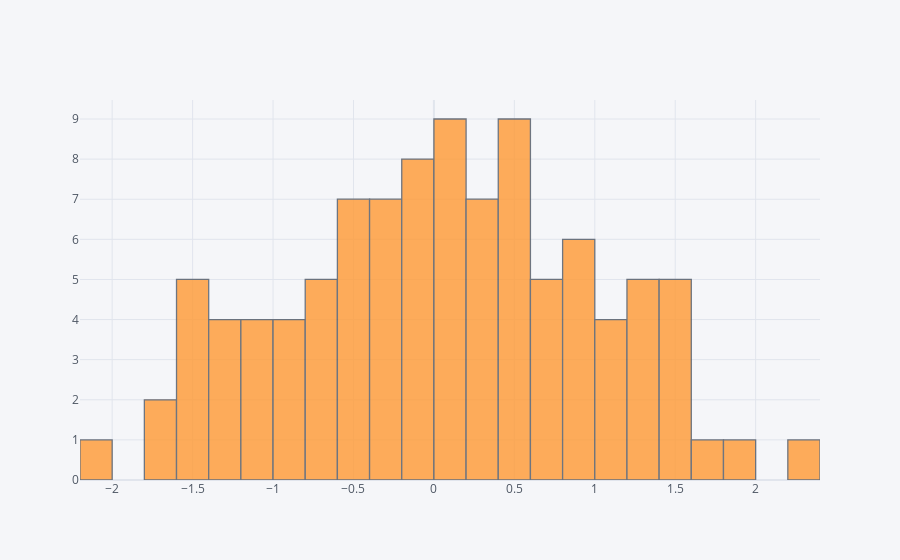

Notebook code cell kept with this figure:
### Markdown cell above
## histogram

### Code cell
df['A'].iplot(kind='hist',bins=25)

### Figure 1 — Plotly figure (JSON) as saved in the notebook; plotly's stock layout.template omitted (floating-point values rounded to 4 significant figures)
{"data": [{"histfunc": "count", "histnorm": "", "marker": {"color": "rgba(255, 153, 51, 1.0)", "line": {"color": "#4D5663", "width": 1.3}}, "name": "A", "nbinsx": 25, "opacity": 0.8, "orientation": "v", "type": "histogram", "x": [0.881, 0.3335, -0.7409, -1.098, 1.427, -0.4045, 0.7725, 0.6448, -1.487, 0.3764, 0.1924, -1.112, -1.572, -0.3624, 0.9744, 0.3438, -0.308, -0.195, -0.1891, -0.6382, 0.526, 0.1722, 0.1317, -1.013, -0.1664, -0.6446, 0.7661, 0.4788, -0.5217, 0.2847, 1.54, -0.4242, 0.8363, -0.9501, 1.485, 1.166, -0.09734, 0.1012, 1.44, -0.9358, 1.191, 0.7008, -0.9878, -0.4068, -1.37, -1.535, 0.5156, 0.4587, 0.0926, -1.664, -0.729, 2.353, -0.02979, 0.02488, 0.1899, 0.5237, -0.4997, -1.364, -0.2961, -0.661, 0.335, 1.143, 0.6275, 0.1655, -0.2021, 0.9122, -0.5859, -0.3396, 0.8932, -0.03965, -1.31, 0.5145, 0.4166, 1.388, -0.3566, 1.29, 0.8846, -1.532, 0.2436, 1.383, 1.182, -0.9661, -0.148, -0.2925, -1.203, 1.92, -0.413, 0.5203, 1.455, -2.023, -1.626, 0.07555, 1.799, -1.436, -1.116, 1.265, -0.05085, 1.396, 0.2445, 0.4271]}], "layout": {"barmode": "overlay", "legend": {"bgcolor": "#F5F6F9", "font": {"color": "#4D5663"}}, "paper_bgcolor": "#F5F6F9", "plot_bgcolor": "#F5F6F9", "title": {"font": {"color": "#4D5663"}}, "xaxis": {"gridcolor": "#E1E5ED", "showgrid": true, "tickfont": {"color": "#4D5663"}, "title": {"font": {"color": "#4D5663"}, "text": ""}, "zerolinecolor": "#E1E5ED"}, "yaxis": {"gridcolor": "#E1E5ED", "showgrid": true, "tickfont": {"color": "#4D5663"}, "title": {"font": {"color": "#4D5663"}, "text": ""}, "zerolinecolor": "#E1E5ED"}}}
